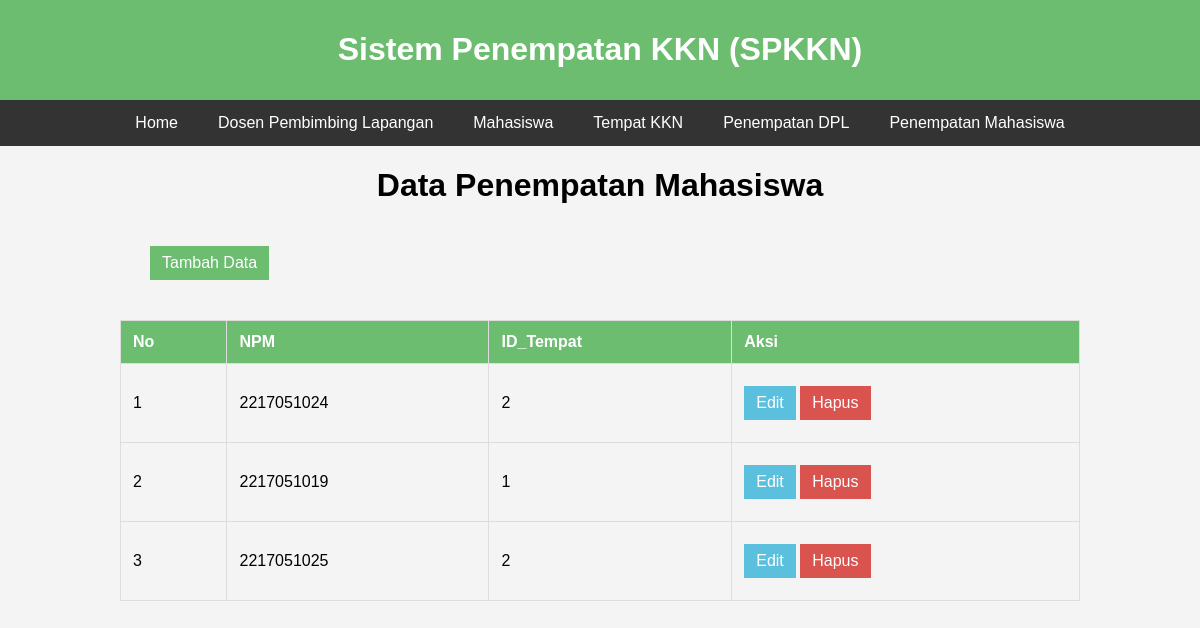
The app's page /data_penempatan_mhs/index.php with its own data.
### tables this page shows
CREATE TABLE `tempat_mhs` (
  `id_tempat_mhs` int(11) NOT NULL,
  `npm` bigint(18) NOT NULL,
  `id_tempat` int(11) NOT NULL
);

### data_penempatan_mhs/index.php (the view, shortened to what this page needs)
<?php
include "../config.php";
?>
<!DOCTYPE html>
<html lang="en">
<head>
    <link rel="stylesheet" style="text/css" href="styletmptmhs.css">
</head>
<body>
<div class="container">
    <div class="header">
        <h1>Sistem Penempatan KKN (SPKKN)</h1>
    </div>
    <nav class="navbar">
        <a href="../">Home</a>
        <a href="../data_dpl/index.php">Dosen Pembimbing Lapangan</a>
        <a href="../data_mhs/">Mahasiswa</a>
        <a href="../data_tempat/">Tempat KKN</a>
        <a href="../data_penempatan_dpl/">Penempatan DPL</a>
        <a href="../data_penempatan_mhs/">Penempatan Mahasiswa</a>
    </nav>
    <div class="mt-4">
    <h1>Data Penempatan Mahasiswa</h1>
    <a href="tambah.php" class="btn btn-primary">Tambah Data</a>
    <table class="table">
        <thead>
        <tr>
            <th>No</th>
            <th>NPM</th>
            <th>ID_Tempat</th>
            <th>Aksi</th>
        </tr>
        <thead>
        <tbody>
        <?php
            $nomor = 1;
            $result = $conn->query("SELECT * FROM tempat_mhs");
            if ($result) {
                while ($row = $result->fetch_assoc()) {
                    echo "<tr>
                        <td>".$nomor."</td>
                        <td>".$row["npm"]."</td>
                        <td>".$row["id_tempat"]."</td>
                        <td>
                            <a href='edit.php?id_tempat_mhs=".$row['id_tempat_mhs']."' class='btn btn-info'>Edit</a>
                            <a href='hapus.php?id_tempat_mhs=".$row['id_tempat_mhs']."' class='btn btn-danger' onclick=\"return confirm('Apakah benar mau menghapus data ini?');\">Hapus</a>
                        </td>
                    </tr>";
                    $nomor++;
                }
            } else {
                echo "<tr><td colspan='4'>Tidak ada data ditemukan</td></tr>";
            }
        ?>
    </table>
    </div>
</div>
</body>
</html>

### data_penempatan_mhs/styletmptmhs.css (style rules this page uses)
body { font-family: Arial, sans-serif; margin: 0; padding: 0; background-color: #f4f4f4; }
.container { width: 100%; margin: auto; overflow: hidden; }
.header { background-color: rgba(76, 175, 80, 0.8); color: #fff; padding: 10px 0; text-align: center; }
.navbar { display: flex; justify-content: center; background: #333; }
.navbar a { color: white; padding: 14px 20px; text-decoration: none; text-align: center; }
.mt-4 { display: flex; flex-direction: column; justify-content: center; align-items: center; gap: 10px; }
.table { width: 80%; border-collapse: collapse; margin: 20px 0; }
.table th, .table td { padding: 12px; border: 1px solid #ddd; text-align: left; }
.table th { background-color: rgba(76, 175, 80, 0.8); color: white; }
.btn { display: inline-block; padding: 8px 12px; color: white; text-decoration: none; margin-top: 10px; margin-bottom: 10px; }
.btn-primary { align-self: baseline; margin-left: 150px; background-color: rgba(76, 175, 80, 0.8); }
.btn-info { background: #5bc0de; }
.btn-danger { background: #d9534f; }

### records on screen
tempat_mhs: npm "2217051024", id_tempat "2"
tempat_mhs: npm "2217051019", id_tempat "1"
tempat_mhs: npm "2217051025", id_tempat "2"
